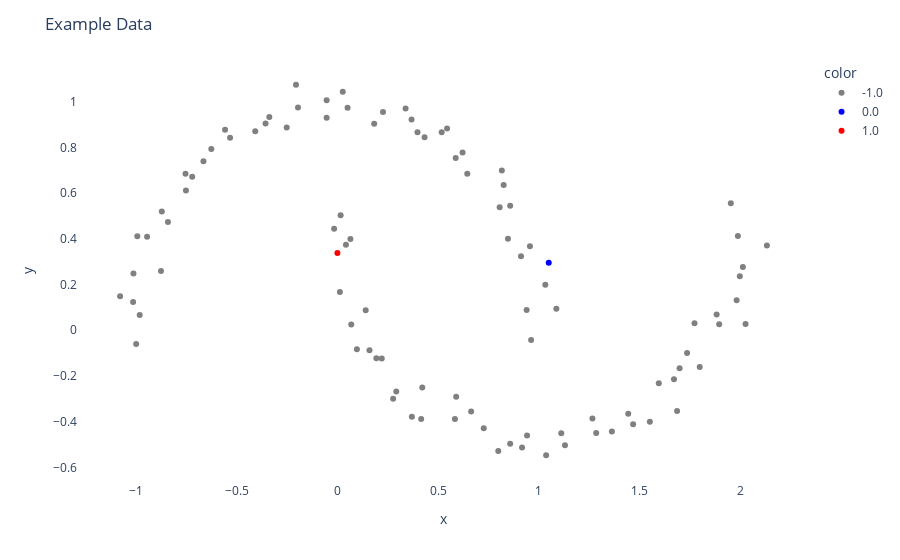

Notebook cell for this chart:
### Code cell
# Create a scatter plot
fig = px.scatter(None, x=Xm[:,0], y=Xm[:,1], opacity=1, color=ym2.astype(str),
                 color_discrete_sequence=['grey', 'blue', 'red'],
                )

# Change chart background color
fig.update_layout(dict(plot_bgcolor = 'white'))

# Update axes lines
fig.update_xaxes(showgrid=True, gridwidth=1, gridcolor='white', 
                 zeroline=True, zerolinewidth=1, zerolinecolor='white', 
                 showline=True, linewidth=1, linecolor='white')

fig.update_yaxes(showgrid=True, gridwidth=1, gridcolor='white', 
                 zeroline=True, zerolinewidth=1, zerolinecolor='white', 
                 showline=True, linewidth=1, linecolor='white')

# Set figure title
fig.update_layout(title_text="Example Data")

fig.show()

### Figure 1 — Plotly figure (JSON) as saved in the notebook; plotly's stock layout.template omitted (floating-point values rounded to 4 significant figures)
{"data": [{"hovertemplate": "color=-1.0<br>x=%{x}<br>y=%{y}<extra></extra>", "legendgroup": "-1.0", "marker": {"color": "grey", "opacity": 1, "symbol": "circle"}, "mode": "markers", "name": "-1.0", "orientation": "v", "showlegend": true, "type": "scatter", "x": [1.55, 0.04224, 0.7261, -1.012, -0.8756, -0.7539, 0.1825, 1.362, 0.8248, 0.961, 0.3973, -0.3378, 1.036, -0.5575, 1.882, 1.111, 1.129, 0.6442, -0.3567, 0.01224, 1.798, -0.05353, -0.9445, 0.5891, 0.5173, -0.8714, 1.997, 0.805, 0.7981, 0.8158, -1.014, 1.685, -0.2056, 2.025, 0.9109, 0.4155, 0.421, -0.6258, 0.544, -0.9986, -0.5326, 0.8461, 2.012, -0.1956, 0.3382, 1.467, 0.02641, 0.2919, 0.6209, -0.05347, 1.032, 0.4325, -0.7206, 0.857, 1.265, 0.9553, 0.3694, -0.6648, 1.735, 0.1402, 1.952, 0.06442, -0.9928, 0.01579, 0.583, -1.078, 0.6634, 0.2199, 2.131, 1.284, -0.841, 0.159, -0.9811, 1.987, 0.06856, 0.9161, -0.4077, 1.981, 0.09663, 0.2764, 1.595, -0.7517, -0.2517, 0.9388, 0.2259, 1.086, 0.05035, 1.698, 1.772, 0.9409, 1.67, 1.443, 0.3677, 0.1932, 0.8571, 0.5869, 1.894, -0.01637], "xaxis": "x", "y": [-0.4005, 0.374, -0.4288, 0.2481, 0.2589, 0.6844, 0.903, -0.4425, 0.6349, -0.04219, 0.8661, 0.9328, -0.5466, 0.8763, 0.06883, -0.4505, -0.503, 0.6842, 0.9039, 0.1669, -0.161, 0.9298, 0.4086, -0.2913, 0.8659, 0.5198, 0.2359, 0.5382, -0.5283, 0.6985, 0.1237, -0.3532, 1.074, 0.02774, 0.3235, -0.3886, -0.2501, 0.7927, 0.8823, -0.05985, 0.8417, 0.3998, 0.2766, 0.9737, 0.9693, -0.4111, 1.043, -0.2679, 0.7773, 1.005, 0.1988, 0.8443, 0.6718, 0.544, -0.3855, 0.367, -0.3786, 0.7395, -0.09937, 0.08801, 0.5552, 0.3994, 0.4113, 0.503, -0.3881, 0.1488, -0.3558, -0.123, 0.3706, -0.4491, 0.4733, -0.08793, 0.0666, 0.4122, 0.02544, -0.5129, 0.8698, 0.1309, -0.08307, -0.2994, -0.2312, 0.6111, 0.8869, 0.08882, 0.9545, 0.09409, 0.9726, -0.1659, 0.03058, -0.4606, -0.2143, -0.3647, 0.9217, -0.1224, -0.4966, 0.7529, 0.02644, 0.4438], "yaxis": "y"}, {"hovertemplate": "color=0.0<br>x=%{x}<br>y=%{y}<extra></extra>", "legendgroup": "0.0", "marker": {"color": "blue", "opacity": 1, "symbol": "circle"}, "mode": "markers", "name": "0.0", "orientation": "v", "showlegend": true, "type": "scatter", "x": [1.048], "xaxis": "x", "y": [0.2948], "yaxis": "y"}, {"hovertemplate": "color=1.0<br>x=%{x}<br>y=%{y}<extra></extra>", "legendgroup": "1.0", "marker": {"color": "red", "opacity": 1, "symbol": "circle"}, "mode": "markers", "name": "1.0", "orientation": "v", "showlegend": true, "type": "scatter", "x": [-5.549e-05], "xaxis": "x", "y": [0.3378], "yaxis": "y"}], "layout": {"legend": {"title": {"text": "color"}, "tracegroupgap": 0}, "margin": {"t": 60}, "plot_bgcolor": "white", "title": {"text": "Example Data"}, "xaxis": {"anchor": "y", "domain": [0, 1], "gridcolor": "white", "gridwidth": 1, "linecolor": "white", "linewidth": 1, "showgrid": true, "showline": true, "title": {"text": "x"}, "zeroline": true, "zerolinecolor": "white", "zerolinewidth": 1}, "yaxis": {"anchor": "x", "domain": [0, 1], "gridcolor": "white", "gridwidth": 1, "linecolor": "white", "linewidth": 1, "showgrid": true, "showline": true, "title": {"text": "y"}, "zeroline": true, "zerolinecolor": "white", "zerolinewidth": 1}}}
